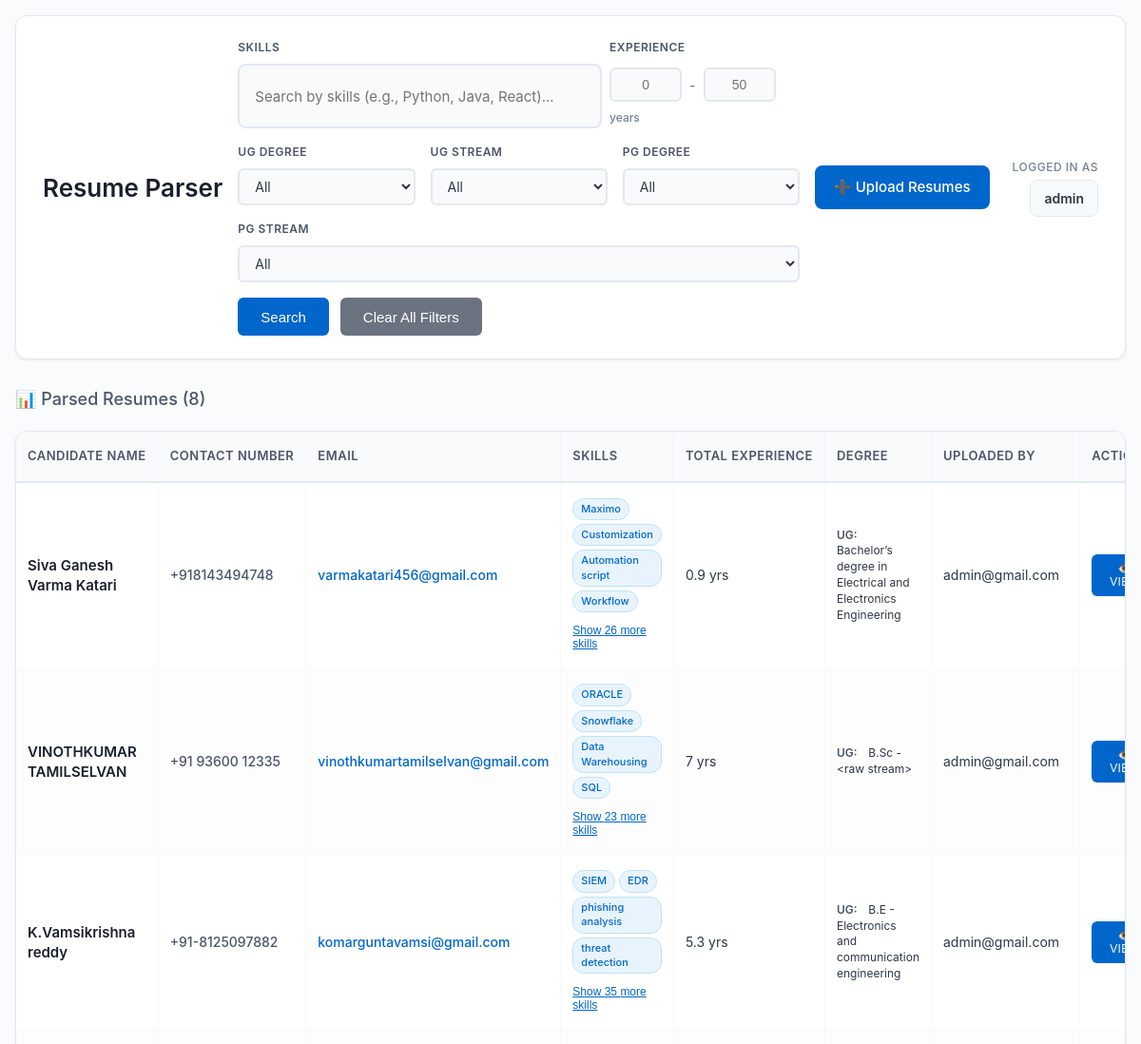
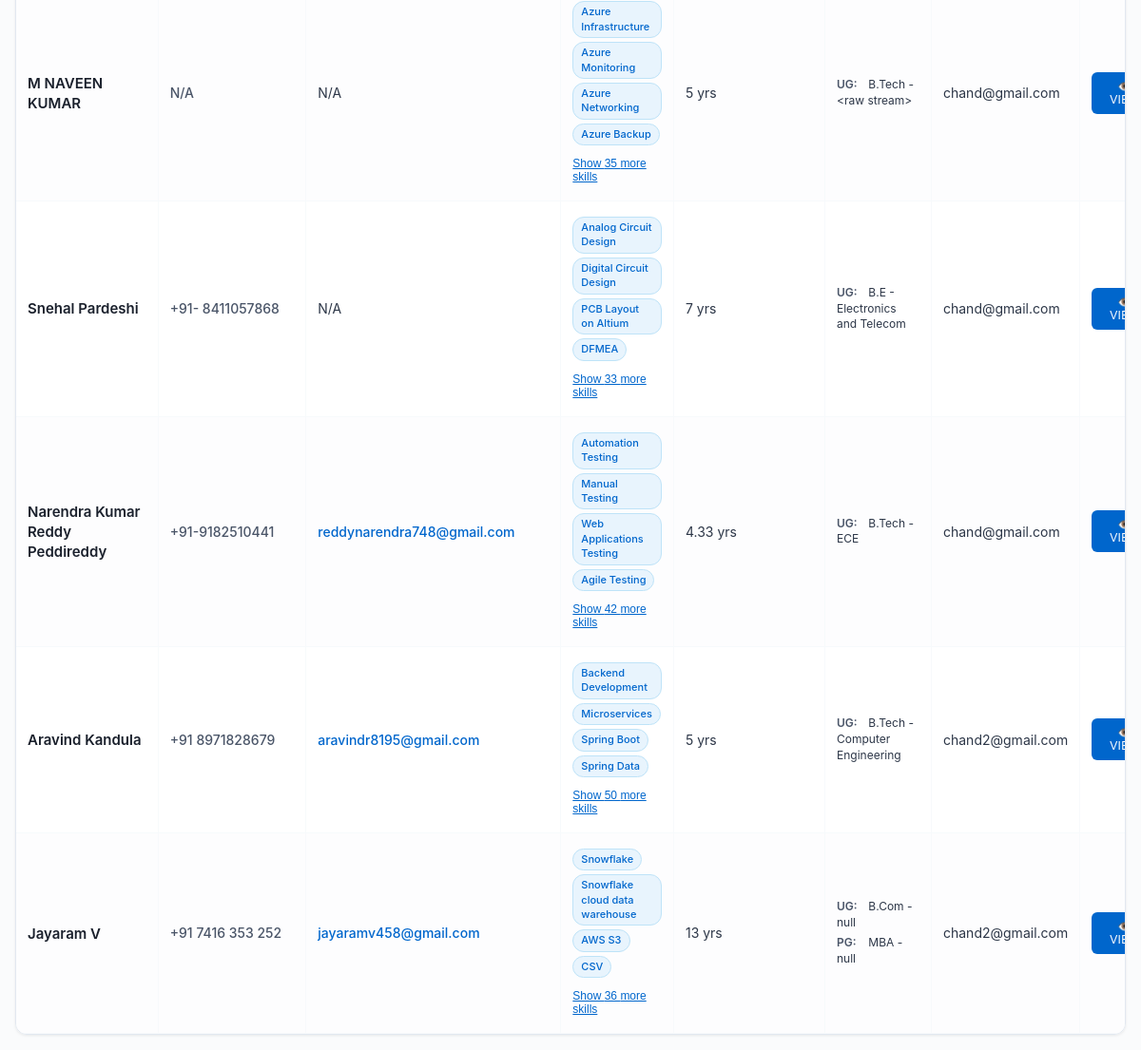
/parser/get-resumes/ (signed in), run on the app's committed database (2 pictures, top to bottom).
### authentication/models.py (models this page shows, shortened)
class User(AbstractBaseUser, PermissionsMixin):
    first_name = models.CharField(max_length=50)
    last_name = models.CharField(max_length=50)
    email = models.EmailField(unique=True)
    mobile = models.CharField(max_length=15)
    username = models.CharField(max_length=50, unique=True)
    is_active = models.BooleanField(default=True)
    is_admin = models.BooleanField(default=False)
    role = models.CharField(max_length=50, blank=True, null=True)
    date_of_joining = models.DateField(default=timezone.now)
    last_day_of_working = models.DateField(blank=True, null=True)
    objects = CustomUserManager()
    USERNAME_FIELD = 'email'
    REQUIRED_FIELDS = ['username', 'first_name', 'last_name']

### parser/models.py (models this page shows, shortened)
class Resume(models.Model):
    filename = models.CharField(max_length=255)
    name = models.CharField(max_length=255, null=True, blank=True)
    email = models.EmailField(null=True, blank=True)
    phone = models.CharField(max_length=50, null=True, blank=True)
    linkedin = models.URLField(null=True, blank=True)
    github = models.URLField(null=True, blank=True)
    skills = models.TextField(null=True, blank=True)  # JSON string
    ug_degree = models.CharField(max_length=255, null=True, blank=True)
    ug_college = models.CharField(max_length=255, null=True, blank=True)
    ug_year = models.IntegerField(null=True, blank=True)
    pg_degree = models.CharField(max_length=255, null=True, blank=True)
    pg_college = models.CharField(max_length=255, null=True, blank=True)
    pg_year = models.IntegerField(null=True, blank=True)
    total_experience_years = models.CharField(max_length=20, null=True, blank=True)
    work_experience = models.TextField(null=True, blank=True)  # JSON string
    raw_resume = models.BinaryField(null=True, blank=True)
    mime_type = models.CharField(max_length=100, null=True, blank=True)
    uploaded_by = models.ForeignKey(settings.AUTH_USER_MODEL, on_delete=models.SET_NULL, null=True, blank=True)
    content_hash = models.CharField(max_length=64, db_index=True, null=True, blank=True)  # SHA256 hash
    created_at = models.DateTimeField(auto_now_add=True)
    class Meta:
        db_table = 'resumes'
    def get_skills_list(self):
        if self.skills:
            try:
                return json.loads(self.skills)
            except:
                return []
        return []

### parser/views.py (the view)
# urls.py: path('get-resumes/', views.get_resumes, name='get_resumes'),
@login_required
def get_resumes(request):
    if request.user.is_admin:
        resumes = Resume.objects.all().order_by('-created_at')
    else:
        resumes = Resume.objects.filter(uploaded_by=request.user).order_by('-created_at')
    context = {'resumes': resumes}
    return render(request, 'parser/list_resume.html', context)

### templates/parser/list_resume.html (shortened to what this page needs)
<!DOCTYPE html>
<html lang="en">
<head>
</head>
<body>
    <div class="header">
        <h1>Resume Parser</h1>
        <div class="filter-container">
            <div class="filter-row">
                <div class="skill-search-container">
                    <label class="skill-search-label">Skills</label>
                    <div class="skill-search-box" id="skillSearchBox">
                        <input type="text" class="skill-search-input" id="skillSearchInput"
                               placeholder="Search by skills (e.g., Python, Java, React)..."
                               autocomplete="off">
                    </div>
                </div>
                <div class="experience-filter-container">
                    <div class="experience-filter-label">Experience</div>
                    <div class="experience-inputs">
                        <input type="number" class="experience-input" id="minExperience"
                               placeholder="0" min="0" max="50"
                               title="Minimum years of experience">
                        <span class="experience-separator">-</span>
                        <input type="number" class="experience-input" id="maxExperience"
                               placeholder="50" min="0" max="50"
                               title="Maximum years of experience">
                    </div>
                    <div class="experience-unit">years</div>
                </div>
            </div>
            <div class="education-filter-row">
                <div class="education-filter-group">
                    <label class="education-filter-label">UG Degree</label>
                    <select class="education-select" id="ugDegreeFilter">
                        <option value="">All</option>
                    </select>
                </div>
                <div class="education-filter-group">
                    <label class="education-filter-label">UG Stream</label>
                    <select class="education-select" id="ugStreamFilter">
                        <option value="">All</option>
                    </select>
                </div>
                <div class="education-filter-group">
                    <label class="education-filter-label">PG Degree</label>
                    <select class="education-select" id="pgDegreeFilter">
                        <option value="">All</option>
                    </select>
                </div>
                <div class="education-filter-group">
                    <label class="education-filter-label">PG Stream</label>
                    <select class="education-select" id="pgStreamFilter">
                        <option value="">All</option>
                    </select>
                </div>
            </div>
            <div class="button-row">
                <button class="search-button" id="searchButton">Search</button>
                <button class="clear-button" id="clearButton">Clear All Filters</button>
            </div>
        </div>
        <div class="header-right">
            <a href="{% url 'parser:index' %}" class="upload-link">
                ➕ Upload Resumes
            </a>
            <div class="user-section">
                <div class="user-label">Logged in as</div>
                <div class="username">{{ user.username }}</div>
            </div>
        </div>
    </div>
    <div class="resume-count">
        📊 Parsed Resumes (<span id="resumeCount">{{ resumes.count }}</span>)
    </div>
    <div class="table-container">
        <table id="resumeTable">
            <thead>
                <tr>
                    <th>Candidate Name</th>
                    <th>Contact Number</th>
                    <th>Email</th>
                    <th>Skills</th>
                    <th>Total Experience</th>
                    <th>Degree</th>
                    {% if user.is_admin %}
                    <th>Uploaded By</th>
                    {% endif %}
                    <th>Actions</th>
                </tr>
            </thead>
            <tbody id="resumeTableBody">
                {% for resume in resumes %}
                <tr data-resume-id="{{ resume.id }}">
                    <td data-label="Candidate Name">{{ resume.name|default:"N/A" }}</td>
                    <td data-label="Contact Number">{{ resume.phone|default:"N/A" }}</td>
                    <td data-label="Email">
                        {% if resume.email and resume.email != "N/A" %}
                            <a href="mailto:{{ resume.email }}">{{ resume.email }}</a>
                        {% else %}
                            N/A
                        {% endif %}
                    </td>
                    <td data-label="Skills">
                        {% if resume.get_skills_list %}
                            <div class="skills-container skills-collapsed" id="skills-{{ resume.id }}">
                                <div class="skills-preview">
                                    <div class="skills-main">
                                        {% for skill in resume.get_skills_list|slice:":4" %}
                                        <span class="skill-tag-display">{{ skill }}</span>
                                        {% endfor %}
                                    </div>
                                    {% if resume.get_skills_list|length > 4 %}
                                    <button class="skills-expand-btn" onclick="toggleSkills('{{ resume.id }}')">
                                        Show {{ resume.get_skills_list|length|add:"-4" }} more skills
                                    </button>
                                    {% endif %}
                                </div>
                            </div>
                        {% else %}
                            N/A
                        {% endif %}
                    </td>
                    <td data-label="Total Experience">
                        <div class="experience">
                            {% if resume.total_experience_years and resume.total_experience_years != "N/A" %}
                                {{ resume.total_experience_years }} yrs
                            {% else %}
                                N/A
                            {% endif %}
                        </div>
                    </td>
                    <td data-label="Degree">
                        <div class="degree-info">
                            {% if resume.ug_degree or resume.pg_degree %}
                                {% if resume.ug_degree and resume.ug_degree != "N/A" %}
                                    <span class="degree-item">
                                        <span class="degree-label">UG:</span>
                                        <span class="degree-value">{{ resume.ug_degree }}</span>
                                    </span>
                                {% endif %}
                                {% if resume.pg_degree and resume.pg_degree != "N/A" %}
                                    <span class="degree-item">
                                        <span class="degree-label">PG:</span>
                                        <span class="degree-value">{{ resume.pg_degree }}</span>
                                    </span>
                                {% endif %}
                            {% else %}
                                N/A
                            {% endif %}
                        </div>
                    </td>
                    {% if user.is_admin %}
                    <td data-label="Uploaded By">{{ resume.uploaded_by.email|default:"N/A" }}</td>
                    {% endif %}
                    <td data-label="Actions">
                        <div class="actions">
                            <button class="btn-action btn-view" onclick="viewResume('{{ resume.id }}')">
                                👁️ View
                            </button>
                        </div>
                    </td>
                </tr>
                {% endfor %}
            </tbody>
        </table>
    </div>
</body>
</html>

### data on the page
User: username "admin"
Resume: name "Siva Ganesh Varma Katari", phone "+918143494748", email "varmakatari456@gmail.com", get_skills_list "Maximo" "Customization" "Automation script" "Workflow", get_skills_list|length "26", total_experience_years "0.9", ug_degree "Bachelor’s degree in Electrical and Electronics Engineering", uploaded_by.email "admin@gmail.com"
Resume: name "VINOTHKUMAR TAMILSELVAN", phone "+91 93600 12335", email "vinothkumartamilselvan@gmail.com", get_skills_list "ORACLE" "Snowflake" "Data Warehousing" "SQL", get_skills_list|length "23", total_experience_years "7", ug_degree "B.Sc - <raw stream>", uploaded_by.email "admin@gmail.com"
Resume: name "K.Vamsikrishna reddy", phone "+91-8125097882", email "komarguntavamsi@gmail.com", get_skills_list "SIEM" "EDR" "phishing analysis" "threat detection", get_skills_list|length "35", total_experience_years "5.3", ug_degree "B.E - Electronics and communication engineering", uploaded_by.email "admin@gmail.com"
Resume: name "M NAVEEN KUMAR", phone "N/A", get_skills_list "Azure Infrastructure" "Azure Monitoring" "Azure Networking" "Azure Backup", get_skills_list|length "35", total_experience_years "5", ug_degree "B.Tech - <raw stream>", uploaded_by.email "chand@gmail.com"
Resume: name "Snehal Pardeshi", phone "+91- 8411057868", shows "N/A", get_skills_list "Analog Circuit Design" "Digital Circuit Design" "PCB Layout on Altium" "DFMEA", get_skills_list|length "33", total_experience_years "7", ug_degree "B.E - Electronics and Telecom", uploaded_by.email "chand@gmail.com"
Resume: name "Narendra Kumar Reddy Peddireddy", phone "+91-9182510441", email "reddynarendra748@gmail.com", get_skills_list "Automation Testing" "Manual Testing" "Web Applications Testing" "Agile Testing", get_skills_list|length "42", total_experience_years "4.33", ug_degree "B.Tech - ECE", uploaded_by.email "chand@gmail.com"
Resume: name "Aravind Kandula", phone "+91 8971828679", email "aravindr8195@gmail.com", get_skills_list "Backend Development" "Microservices" "Spring Boot" "Spring Data", get_skills_list|length "50", total_experience_years "5", ug_degree "B.Tech - Computer Engineering", uploaded_by.email "chand2@gmail.com"
Resume: name "Jayaram V", phone "+91 7416 353 252", email "jayaramv458@gmail.com", get_skills_list "Snowflake" "Snowflake cloud data warehouse" "AWS S3" "CSV", get_skills_list|length "36", total_experience_years "13", ug_degree "B.Com - null", pg_degree "MBA - null", uploaded_by.email "chand2@gmail.com"

### other printed values
{{ resumes.count }} "8"
